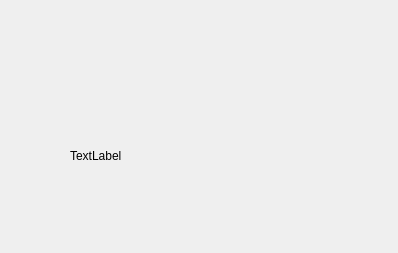
<?xml version="1.0" encoding="UTF-8"?>
<ui version="4.0">
 <class>AboutDialog</class>
 <widget class="QDialog" name="AboutDialog">
  <property name="geometry">
   <rect>
    <x>0</x>
    <y>0</y>
    <width>398</width>
    <height>253</height>
   </rect>
  </property>
  <property name="windowTitle">
   <string>Dialog</string>
  </property>
  <widget class="QLabel" name="label">
   <property name="geometry">
    <rect>
     <x>70</x>
     <y>100</y>
     <width>271</width>
     <height>111</height>
    </rect>
   </property>
   <property name="text">
    <string>TextLabel</string>
   </property>
  </widget>
 </widget>
 <resources/>
 <connections/>
</ui>
